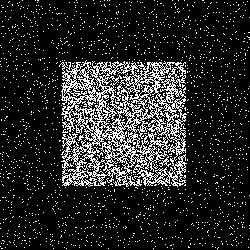
#> input picture proj_3/LKTestpgm/LKTest1im1.pgm, 250 x 250 px
$ python main.py   (Python 2 division)
#> lines starting #> are read from the running program, lines starting #| are printed output that depends on the picture
#> further down, img1 is the input picture: shape (250, 250); min 0, max 255, mean 40.5
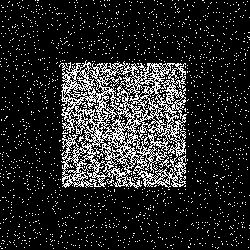
#> input picture proj_3/LKTestpgm/LKTest1im2.pgm, 250 x 250 px
#> further down, img2 is the input picture: shape (250, 250); min 0, max 255, mean 40.5
#| <class 'numpy.ndarray'>
import cv2
import numpy as np
from matplotlib import pyplot as plt


def display_img(img, name):
    plt.figure()
    plt.imshow(img, cmap='gray', interpolation='bicubic')
    plt.title(name)


def get_derivatives(img1, img2):
    """Getting the derivatives fx, fy ,ft."""

    kernel = 0.25 * np.array(([-1, 1], [-1, 1]))
    kernel2 = 0.25 * np.array(([-1, -1], [1, 1]))
    kernel = np.fliplr(kernel)

    fx = cv2.filter2D(img1, -1, kernel) + cv2.filter2D(img2, -1, kernel)
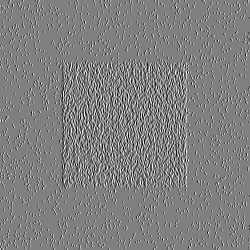
#> fx: shape (250, 250) float32; min -255, max 255, mean 0; drawn with min black and max white
    fy = cv2.filter2D(img1, -1, kernel2) + cv2.filter2D(img2, -1, kernel2)
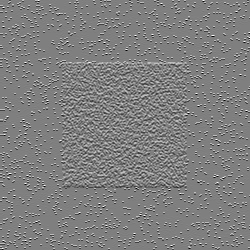
#> fy: shape (250, 250) float32; min -255, max 255, mean 0; drawn with min black and max white
    ft = cv2.filter2D(img1, -1, 0.25 * np.ones((2, 2))) + \
        cv2.filter2D(img2, -1, -0.25 * np.ones((2, 2)))
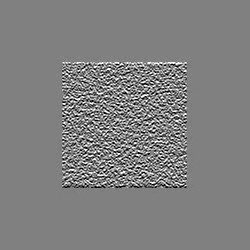
#> ft: shape (250, 250) float32; min -132, max 130.2, mean 0; drawn with min black and max white

    return (fx, fy, ft)


def lucas_kanade(img1, img2,window):
    """Lucase Kanade algorithm without pyramids.
    Implemented with convolution"""

    fx, fy, ft = get_derivatives(img1, img2)

    denom = cv2.filter2D(fx**2, -1, window)*cv2.filter2D(fy**2, -1, window) - \
        cv2.filter2D((fx*fy), -1, window)**2
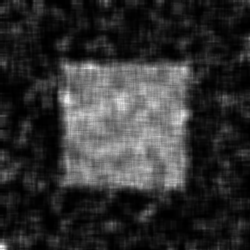
#> denom: shape (250, 250) float32; min 118034.8, max 1.71e+12, mean 3.31e+11; drawn with min black and max white
    denom[denom == 0] = np.inf

    u = (-cv2.filter2D(fy**2, -1, window)*cv2.filter2D(fx*ft, -1, window) +
         cv2.filter2D(fx*fy, -1, window)*cv2.filter2D(fy*ft, -1, window)) / \
        denom
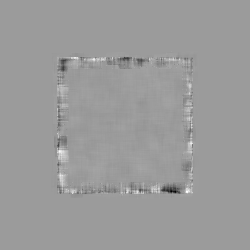
#> u: shape (250, 250) float32; min -0.138, max 0.0879, mean -0.000226; drawn with min black and max white
    v = (cv2.filter2D(fx*ft, -1, window)*cv2.filter2D(fx*fy, -1, window) -
         cv2.filter2D(fx**2, -1, window)*cv2.filter2D(fy*ft, -1, window)) / \
        denom
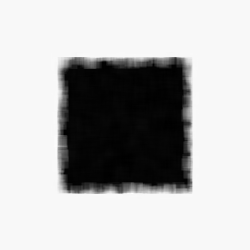
#> v: shape (250, 250) float32; min -1.02, max 0.0249, mean -0.258; drawn with min black and max white

    return (u, v)

# Reading the image
img1 = cv2.imread('LKTestpgm/LKTest1im1.pgm', cv2.IMREAD_GRAYSCALE)
img2 = cv2.imread('LKTestpgm/LKTest1im2.pgm', cv2.IMREAD_GRAYSCALE)
print type(img1)

# Convert the image to floating point for calculations
img1 = np.float32(img1)
img2 = np.float32(img2)

# Calculate optical flow using two different algorithms
u, v = lucas_kanade(img1, img2, np.ones((12, 12)))
#> (the run stopped early here; a loop or call above may not have finished)
